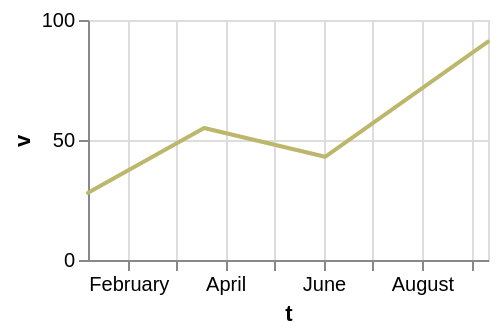

Here is the Vega-Lite specification saved for this chart:
### Vega-Lite specification from a JSON file in a GitHub repository (floating-point values rounded to 4 significant figures)
{"$schema": "https://vega.github.io/schema/vega-lite/v6.json", "width": 200, "height": 120, "data": {"values": [{"c": "alpha", "v": 28, "w": 3, "t": "2024-01-07"}, {"c": "beta", "v": 55, "w": 7, "t": "2024-03-19"}, {"c": "gamma", "v": 43, "w": 5, "t": "2024-06-02"}, {"c": "delta", "v": 91, "w": 9, "t": "2024-09-11"}]}, "mark": {"type": "trail", "color": "darkkhaki"}, "encoding": {"x": {"field": "t", "type": "temporal"}, "y": {"field": "v", "type": "quantitative"}}}
